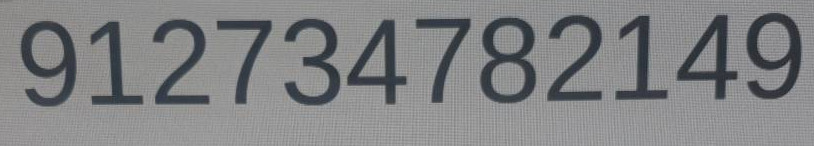
#> input picture task_5/test.jpg, 814 x 146 px
$ jupyter execute task.ipynb
#> lines starting #> are read from the running program, lines starting #| are printed output that depends on the picture; after the words box and inside, x2 and y2 are one past the last pixel; in counts of white or black regions, pixels touching at a corner belong together
[cell 1]
import cv2
import numpy as np
import matplotlib.pyplot as plt

[cell 2]
img = cv2.imread('test.jpg')
#> img is the input picture: shape (146, 814, 3); mean B, G, R 132.6, 131.1, 130.1
img = cv2.cvtColor(img, cv2.COLOR_BGR2GRAY)
#> img: shape (146, 814)

plt.imshow(img, cmap='gray')
plt.show()

[cell 3]
threshold = 75
img_binary = np.vectorize(lambda x: 255 if x > threshold else 0)(img)
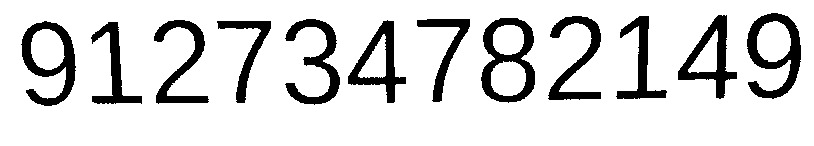
#> img_binary: shape (146, 814) int64; 85% white; 12 black regions, largest, box (x1, y1, x2, y2) and area: (481, 18, 535, 103) 1903, (747, 13, 801, 99) 1900, (21, 21, 76, 106) 1795
plt.imshow(img_binary, cmap='gray')
plt.show()

[cell 4]
def thinning(image):
    image = image.copy()
    height, width = image.shape
#> height = 146; width = 814
    change = True
    while change:
        change = False
        must_delete = []
        for y in range(height):
            for x in range(width):
                if image[y][x] == 0:
                    p2 = image[y-1][x] if y > 0 else 255
                    p3 = image[y-1][x+1] if y > 0 and x < width-1 else 255
                    p4 = image[y][x+1] if x < width-1 else 255
                    p5 = image[y+1][x+1] if y < height-1 and x < width-1 else 255
                    p6 = image[y+1][x] if y < height-1 else 255
                    p7 = image[y+1][x-1] if y < height-1 and x > 0 else 255
                    p8 = image[y][x-1] if x > 0 else 255
                    p9 = image[y-1][x-1] if y > 0 and x > 0 else 255
                    ps = [p2,p3,p4,p5,p6,p7,p8,p9]
                    np = len(list(filter(lambda x : x == 0, ps)))
                    sp = 0
                    for i in range(len(ps)):
                        j = (i + 1) % len(ps)
                        sp += 1 if ps[i] == 0 and ps[j] == 255 else 0

                    if not(np in [0,1,7,8] or sp >= 2):
                        change = True
                        must_delete += [(x,y)]
#> after the loop, must_delete = 4052 pairs, first value 21 to 800, second value 13 to 105
        for v in must_delete:
            image[v[1]][v[0]] = 255
#> this loop made 4052 passes
#> v on passes 1 to 3: (771, 13), (772, 13), (773, 13)
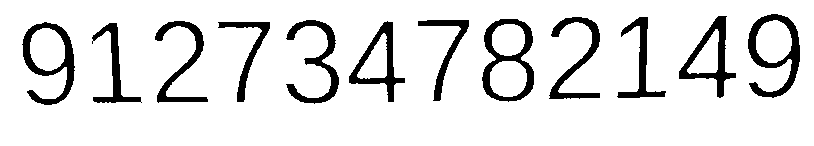
#> image: shape (146, 814) int64; 88.4% white; 12 black regions, largest, box (x1, y1, x2, y2) and area: (748, 14, 800, 98) 1495, (482, 19, 534, 102) 1472, (22, 22, 75, 105) 1396
        plt.imshow(image, cmap='gray')
        plt.show()
    return image

image_thinned = thinning(img_binary)
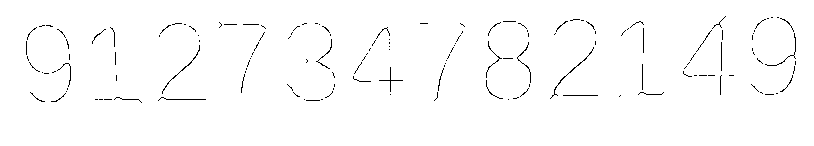
#> image_thinned: shape (146, 814) int64; 98.6% white; black in thin lines or dots, all inside (x1, y1, x2, y2) = (26, 16, 796, 103)
cv2.imwrite("res.jpg", image_thinned)
plt.imshow(image_thinned, cmap='gray')
plt.show()

[cell 5]
height, width = img_binary.shape
#> height = 146; width = 814

def check_delete(image, y, x):
    if image[y][x] != 0:
        return False
    h, w = image.shape
    p2 = image[y-1][x] if y > 0 else 255
    p3 = image[y-1][x+1] if y > 0 and x < w-1 else 255
    p4 = image[y][x+1] if x < w-1 else 255
    p5 = image[y+1][x+1] if y < h-1 and x < w-1 else 255
    p6 = image[y+1][x] if y < h-1 else 255
    p7 = image[y+1][x-1] if y < h-1 and x > 0 else 255
    p8 = image[y][x-1] if x > 0 else 255
    p9 = image[y-1][x-1] if y > 0 and x > 0 else 255
    ps = [p2,p3,p4,p5,p6,p7,p8,p9]
    np = len(list(filter(lambda x : x == 0, ps)))
    sp = 0
    for i in range(len(ps)):
        j = (i + 1) % len(ps)
        sp += 1 if ps[i] == 0 and ps[j] == 255 else 0
    ret = (2 <= np) and (np <= 6) and (sp == 1) and (p4 == 255 or p6 == 255 or (p2 == 255 and p8 == 255))
    return ret

def check_delete_2(image, y, x):
    if image[y][x] != 0:
        return False
    h, w = image.shape
    p2 = image[y-1][x] if y > 0 else 255
    p3 = image[y-1][x+1] if y > 0 and x < w-1 else 255
    p4 = image[y][x+1] if x < w-1 else 255
    p5 = image[y+1][x+1] if y < h-1 and x < w-1 else 255
    p6 = image[y+1][x] if y < h-1 else 255
    p7 = image[y+1][x-1] if y < h-1 and x > 0 else 255
    p8 = image[y][x-1] if x > 0 else 255
    p9 = image[y-1][x-1] if y > 0 and x > 0 else 255
    ps = [p2,p3,p4,p5,p6,p7,p8,p9]
    np = len(list(filter(lambda x : x == 0, ps)))
    sp = 0
    for i in range(len(ps)):
        j = (i + 1) % len(ps)
        sp += 1 if ps[i] == 0 and ps[j] == 255 else 0
    ret = (2 <= np) and (np <= 6) and (sp == 1) and (p2 == 255 or p8 == 255 or (p4 == 255 and p6 == 255))
    return ret

change = True
it = 0
while change:
    it += 1
    must_delete = []
    print("begin")
    change = False
    for y in range(height):
        for x in range(width):
            if check_delete(img_binary, y, x):
                change = True
                must_delete += [(x,y)]

    print(len(must_delete))
#| 2679
    image_del = np.ones((height, width)) * 255
    for v in must_delete:
        image_del[v[1]][v[0]] = 0
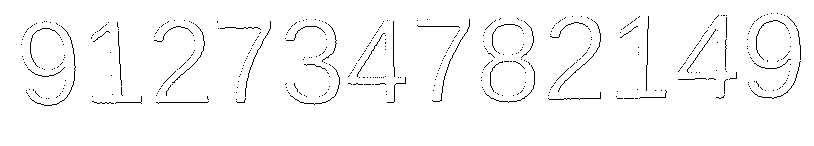
#> image_del: shape (146, 814) float64; 97.7% white; black in thin lines or dots, all inside (x1, y1, x2, y2) = (21, 13, 801, 106)
    plt.imshow(image_del, cmap='gray')
    plt.show()

    for v in must_delete:
        img_binary[v[1]][v[0]] = 255
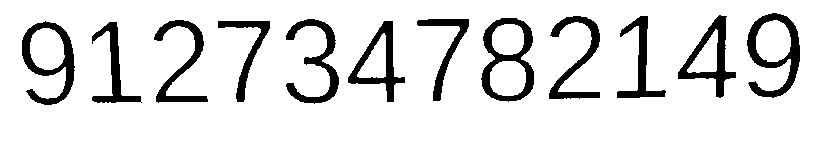
#> img_binary: shape (146, 814) int64; 87.3% white; 12 black regions, largest, box (x1, y1, x2, y2) and area: (747, 13, 800, 98) 1619, (481, 18, 534, 102) 1610, (22, 21, 75, 105) 1523

    plt.imshow(img_binary, cmap='gray')
    plt.show()

    must_delete = []
    for y in range(height):
        for x in range(width):
            if check_delete_2(img_binary, y, x):
                change = True
                must_delete += [(x,y)]
    for v in must_delete:
        img_binary[v[1]][v[0]] = 255
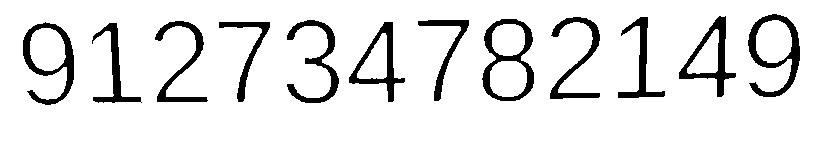
#> img_binary: shape (146, 814) int64; 89.5% white; 12 black regions, largest, box (x1, y1, x2, y2) and area: (748, 14, 800, 97) 1345, (482, 19, 534, 101) 1316, (23, 22, 74, 105) 1250
    must_delete = []

    plt.imshow(img_binary, cmap='gray')
    plt.show()

    cv2.imwrite("res_%d.jpg" % it, img_binary)

plt.imshow(img_binary, cmap='gray')
plt.show()
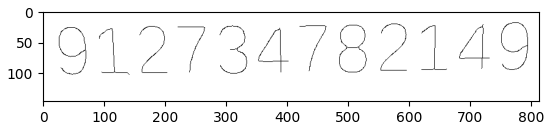
#> figure drawn by matplotlib, 1 panel
